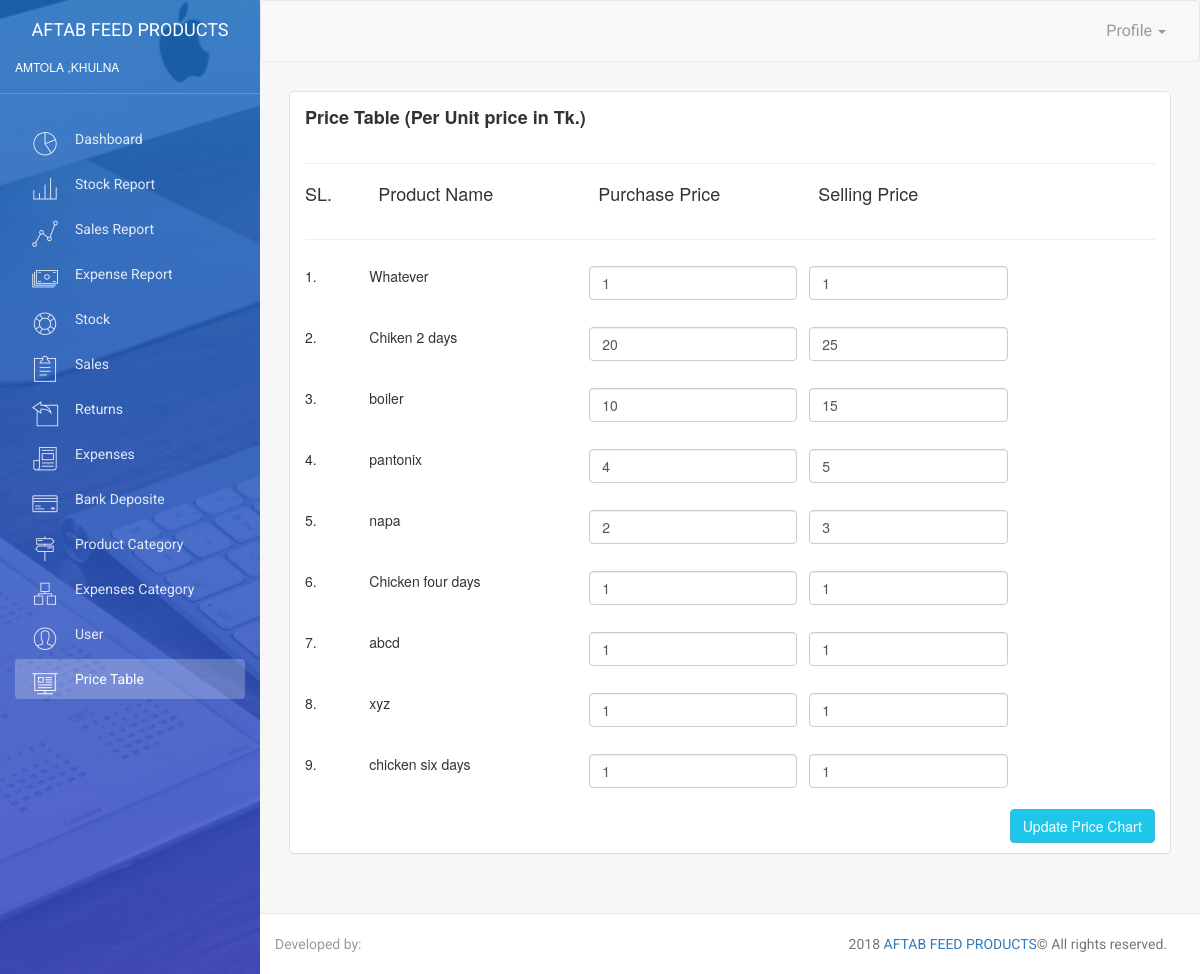
Page /price.php on the earlier database version.
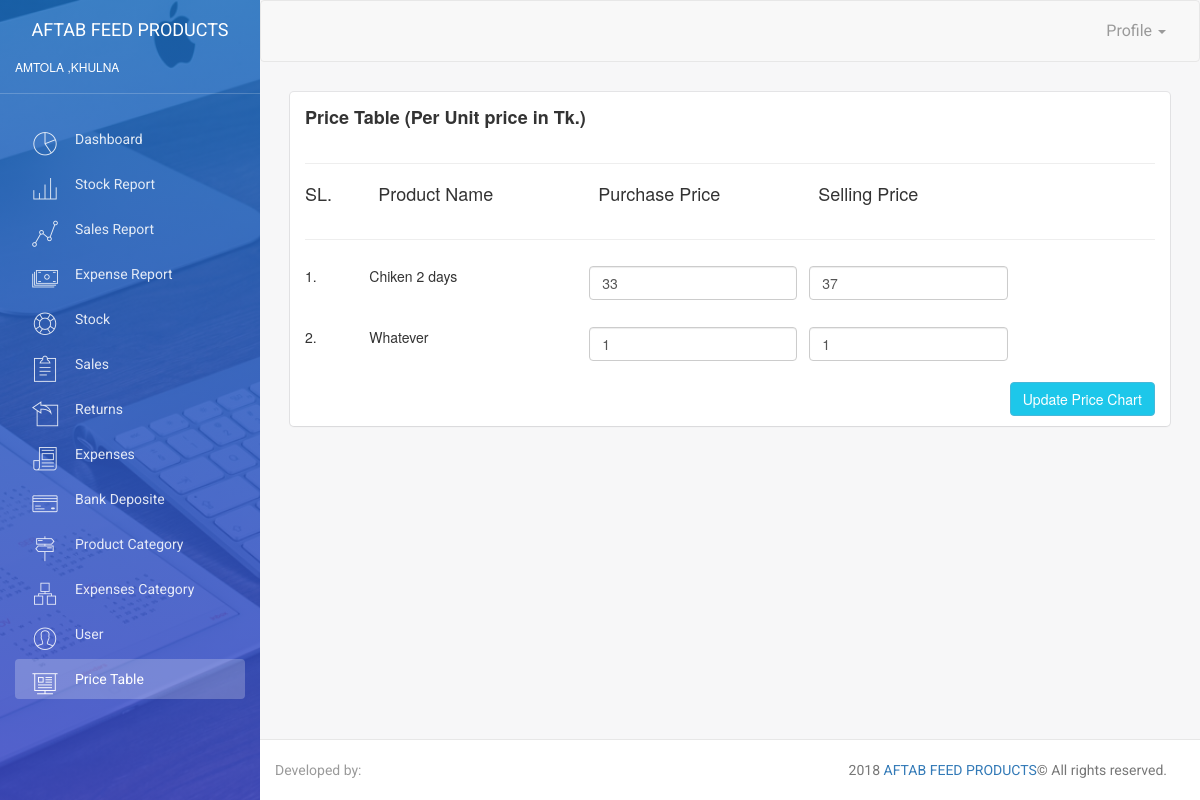
Same page on the later database version.
### tables this page shows
CREATE TABLE `price` (
  `id` int(11) NOT NULL,
  `buy` float NOT NULL,
  `sale` float NOT NULL,
  `subCategoryId` int(11) NOT NULL
);

CREATE TABLE `subcategory` (
  `id` int(11) NOT NULL,
  `name` varchar(100) NOT NULL,
  `categoryId` int(11) NOT NULL
);

### dal/dal.price.php (called while the page is built, shortened)
<?php
include_once($_SERVER['DOCUMENT_ROOT'].'/includes/utility.php');
class DALPrice
{
	public function getPrice()
	{
		$utility = new Utility;
		$sql = "SELECT price.*,subcategory.name as subCategoryName FROM `price`,`subcategory` WHERE price.subCategoryId = subcategory.id";
		$result = $utility->dbQuery($sql);
		return $result;
	}
}
?>

### includes/utility.php (called while the page is built, shortened)
<?php
	require_once('connect.php');
	class Utility
	{
		public function dbQuery($sql)
		{
			global $con;
			$result = mysqli_query($con,$sql);
			if($result)
			{
				return $result;
			}
			else
			{
				echo mysqli_error($con);
			}
		}
	}
?>

### bll/bll.price.php (the view, shortened to what this page needs)
<?php
include($_SERVER['DOCUMENT_ROOT'].'/dal/dal.price.php');
include_once($_SERVER['DOCUMENT_ROOT'].'/includes/utility.php');
class BLLPrice
{
	public function showPrice()
	{
		$data = "";
        $dalPrice  = new DALPrice;
        $resultPrice = $dalPrice->getPrice();
        $SL = 1;
        while ($res = mysqli_fetch_assoc($resultPrice))
        {
        	$data .= '<div class="row">';
        $data.=    '<div class="col-md-1">
		            <div class="form-group">
		                <input type="text" name="priceId[]" class="form-control"  value="'.$res["id"].'" style="display:none;">
		            '.$SL++.'.
		            </div>
         		</div>';
        $data.=    '<div class="col-md-3">
		            <div class="form-group">
		              '.$res["subCategoryName"].'
		            </div>
         		</div>';
        $data.=    '<div class="col-md-3">
		            <div class="form-group">
		                <input type="text" name="buy[]" class="form-control"  value="'.$res["buy"].'">
		            </div>
         		</div>';
        $data.=    '<div class="col-md-3">
		            <div class="form-group">
		                <input type="text" name="sale[]" class="form-control"  value="'.$res["sale"].'">
		            </div>
         		</div>';
        	$data .= '</div>';
        }
		return $data;
	}
}
?>

### templates/head.php (shortened to what this page needs)
<!doctype html>
<html lang="en">
<head>
    <link href="assets/css/bootstrap.min.css" rel="stylesheet" />
    <link href="assets/css/animate.min.css" rel="stylesheet"/>
    <link href="assets/css/light-bootstrap-dashboard.css" rel="stylesheet"/>
    <link href="assets/css/demo.css" rel="stylesheet" />
    <link href="http://maxcdn.bootstrapcdn.com/font-awesome/4.2.0/css/font-awesome.min.css" rel="stylesheet">
    <link href="assets/css/pe-icon-7-stroke.css" rel="stylesheet" />
    <link rel="stylesheet" href="https://maxcdn.bootstrapcdn.com/bootstrap/3.3.7/css/bootstrap.min.css">
    <link rel="stylesheet" href="//cdnjs.cloudflare.com/ajax/libs/bootstrap-select/1.12.2/css/bootstrap-select.min.css">
</head>
<body>

### price.php (shortened to what this page needs)
<?php
include('./templates/head.php');
include_once('bll/bll.price.php');
?>
<div class="wrapper">
<?php
include('./templates/sidebar.php');
?>
<div class="main-panel">
<?php
include('./templates/navbar.php');
?>
<div class="content">
<div class="container-fluid">
<div class="row">
<div class="col-md-12">
    <div class="card">
        <div class="header">
            <h4 class="title"><b>Price Table (Per Unit price in Tk.)</b></h4>
        </div>
        <div class="content">
        <hr><h4>
        <div class="row">
            <div class="col-md-1">
                <div class="form-group">
                    SL.
                </div>
            </div>
            <div class="col-md-3">
                <div class="form-group">
                    Product Name
                </div>
            </div>
            <div class="col-md-3">
                <div class="form-group">
                    Purchase Price
                </div>
            </div>
            <div class="col-md-3">
                <div class="form-group">
                    Selling Price
                </div>
            </div>
        </div>
        </h4><hr>
<form action="bll/bll.price.php" method="POST">
<?php
$bllPrice = new BLLPrice;
    echo $bllPrice->showPrice();
?>
    <input type="submit" name="update_price" value="Update Price Chart" class="btn btn-info btn-fill pull-right">
 <div class="clearfix"></div>
</form>
        </div>
    </div>
</div>
</div>
</div>
</div>
<?php
    include('./templates/footer.php');
?>

### templates/sidebar.php
<div class="sidebar" data-color="blue" data-image="assets/img/sidebar-4.jpg">
    	<div class="sidebar-wrapper">
            <div class="logo">
                <a href="http://www.aftab.com" class="simple-text">
                    Aftab Feed Products
                </a>
                <h6>Amtola ,Khulna</h6>
            </div>
            <ul class="nav">
            <?php
            function DashboardMenu($fileName)
            {
                $xml = simplexml_load_file('./config/'.$fileName);
                $menu = "";
                foreach($xml->items as $item)
                {
                    if(basename($_SERVER['PHP_SELF'])==$item->link)
                    {
                        $menu .= '<li class="active"> <a href="'.$item->link.'"><i class="'.$item->icon.'"></i> '.$item->title.'</a></li>';
                    }
                    else
                    {
                        $menu .= '<li> <a href="'.$item->link.'"><i class="'.$item->icon.'"></i> '.$item->title.'</a></li>';
                    }
                }
                return $menu;
                }
                echo DashboardMenu('menu.xml');
            ?>
            </ul>
    	</div>
    </div>

### templates/navbar.php (shortened to what this page needs)
<nav class="navbar navbar-default navbar-fixed">
            <div class="container-fluid">
                <div class="navbar-header">
                    <a class="navbar-brand" href="#"></a>
                </div>
                <div class="collapse navbar-collapse">
                    <ul class="nav navbar-nav navbar-right">
                        <li class="dropdown">
                              <a href="#" class="dropdown-toggle" data-toggle="dropdown">
                                    <p>
								    Profile
										<b class="caret"></b>
									</p>
                              </a>
                        </li>
                    </ul>
                </div>
            </div>
        </nav>

### templates/footer.php (shortened to what this page needs)
        <footer class="footer">
            <div class="container-fluid">
                <nav class="pull-left">
                    <ul>
                        <li>
                            <a href="developer.php">
                                Developed by:
                            </a>
                        </li>
                    </ul>
                </nav>
                <p class="copyright pull-right">
                     <script>document.write(new Date().getFullYear())</script> <a href="http://fsix.me">AFTAB FEED PRODUCTS</a>&copy; All rights reserved.
                </p>
            </div>
        </footer>
    </div>
</div>
</body>
</html>

Differences in the rows shown:
removed price: subCategoryId.name "boiler", buy "10", sale "15"
removed price: subCategoryId.name "pantonix", buy "4", sale "5"
removed price: subCategoryId.name "napa", buy "2", sale "3"
removed price: subCategoryId.name "Chicken four days", buy "1", sale "1"
removed price: subCategoryId.name "abcd", buy "1", sale "1"
removed price: subCategoryId.name "xyz", buy "1", sale "1"
removed price: subCategoryId.name "chicken six days", buy "1", sale "1"
changed price "Chiken 2 days": buy "20" → "33"; sale "25" → "37"; moves up the list
